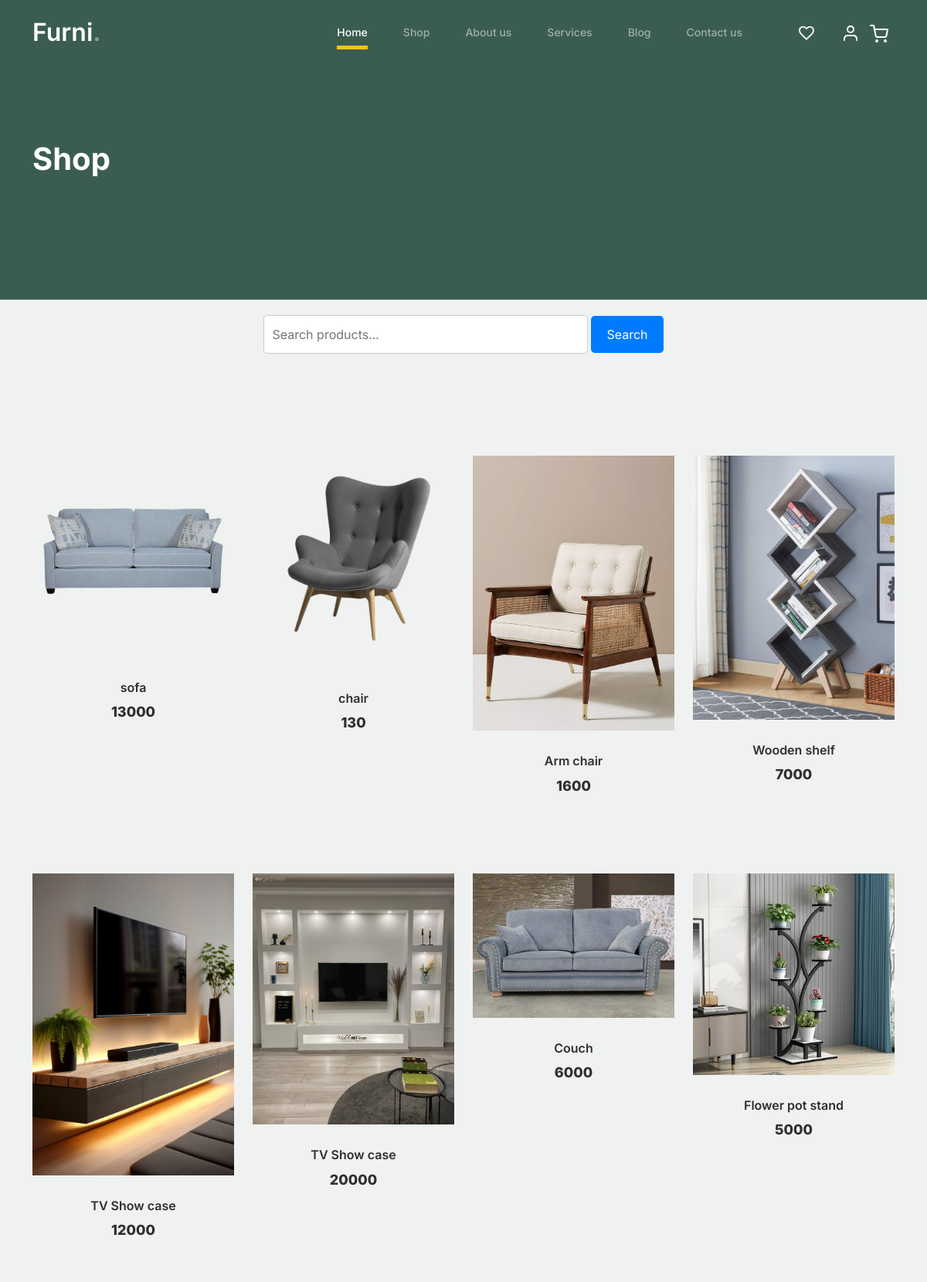
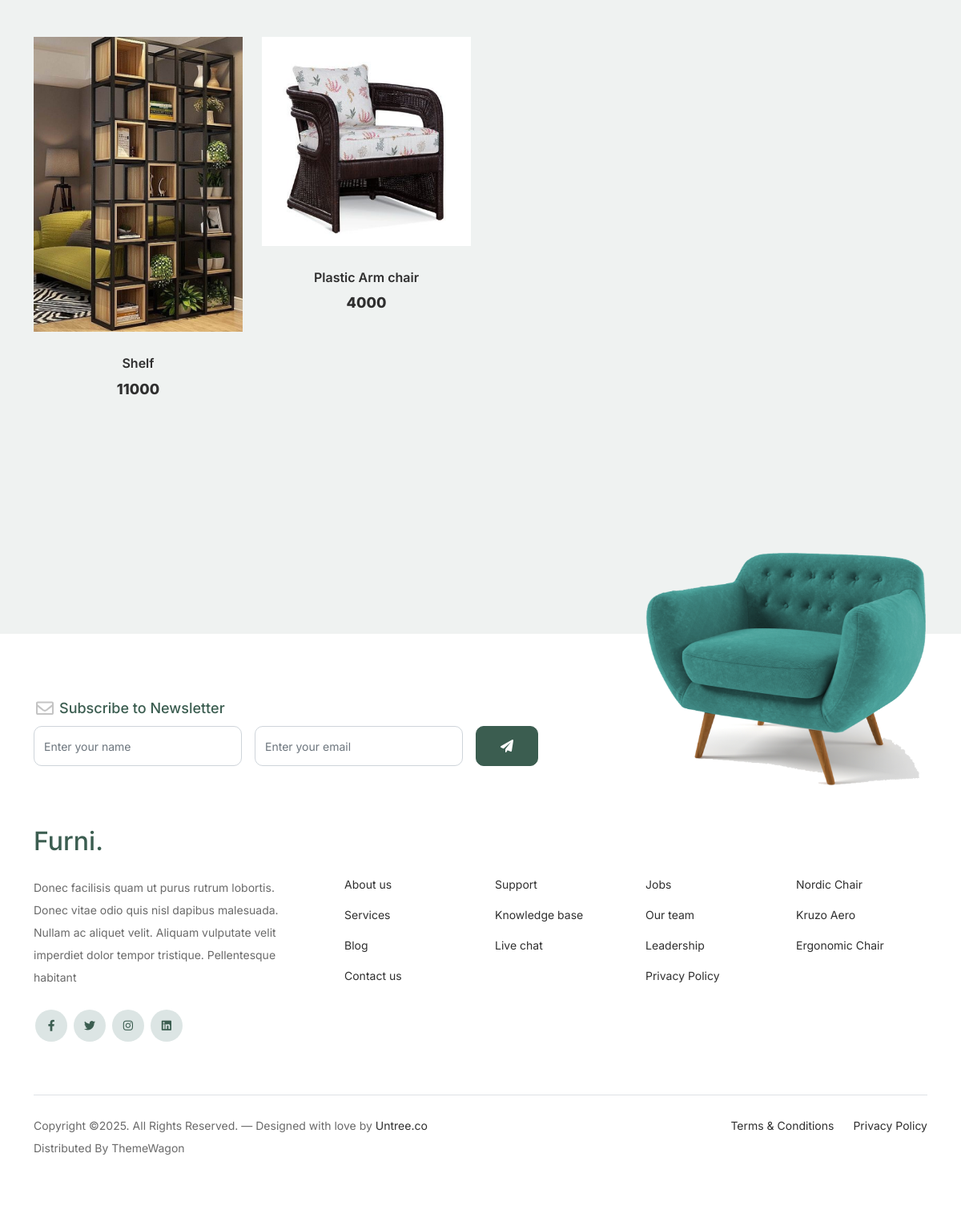
Page /shop on the committed database (2 pictures, top to bottom).
### ekart/models.py (models this page shows, shortened)
class products(models.Model):
    name = models.CharField(max_length=255)
    image = models.ImageField(upload_to='products')
    price = models.IntegerField()
    category = models.CharField(max_length=255)
    desc = models.TextField()
    specification = models.TextField()

### ekart/views.py (the view)
# urls.py: path('shop', views.shop, name='shop'),
def shop(request):
    product_list = products.objects.all()
    return render(request, 'shop.html', {"product": product_list})

### template/shop.html (shortened to what this page needs)
{% extends "base.html" %}
{% load static %}
{% block mainblock %}
		<div class="hero">
			<div class="container">
				<div class="row justify-content-between">
					<div class="col-lg-5">
						<div class="intro-excerpt">
							<h1>Shop</h1>
						</div>
					</div>
					<div class="col-lg-7">
					</div>
				</div>
			</div>
		</div>
		<div style="text-align: center; margin: 20px 0;">
			<form method="POST" action="/search-product" style="display: inline-block; width: 50%;">
				<input type="text" required name="search-bar" id="searchBar" placeholder="Search products..." style="width: 70%; padding: 10px; font-size: 16px; border: 1px solid #ccc; border-radius: 5px;">
				<button type="submit" style="padding: 10px 20px; font-size: 16px; background-color: #007bff; color: white; border: none; border-radius: 5px; cursor: pointer;">Search</button>
			</form>
		</div>
	<div class="untree_co-section product-section before-footer-section">
		<div class="container">
			  <div class="row">
				{% for item in product %}
				<div class="col-12 col-md-4 col-lg-3 mb-5">
					<a class="product-item" href="/product/{{item.id}}">
						<img src="{{item.image.url}}" class="img-fluid product-thumbnail">
						<h3 class="product-title">{{item.name}}</h3>
						<strong class="product-price">{{item.price}}</strong>
					</a>
				</div>
				{% endfor %}
			  </div>
		</div>
	</div>
{% endblock mainblock %}

### static/css/style.css (style rules this page uses)
body { overflow-x: hidden; position: relative; }
body { font-family: "Inter", sans-serif; font-weight: 400; line-height: 28px; color: #6a6a6a; font-size: 14px; background-color: #eff2f1; }
a { text-decoration: none; -webkit-transition: .3s all ease; -o-transition: .3s all ease; transition: .3s all ease; color: #2f2f2f; text-decoration: underline; }
.hero { background: #3b5d50; padding: calc(4rem - 30px) 0 0rem 0; }
@media (min-width: 768px) { .hero { padding: calc(4rem - 30px) 0 4rem 0; } }
@media (min-width: 992px) { .hero { padding: calc(8rem - 30px) 0 8rem 0; } }
.hero .intro-excerpt { position: relative; z-index: 4; }
@media (min-width: 992px) { .hero .intro-excerpt { max-width: 450px; } }
.hero h1 { font-weight: 700; color: #ffffff; margin-bottom: 30px; }
.product-section { padding: 7rem 0; }
.product-section .product-item { text-align: center; text-decoration: none; display: block; position: relative; padding-bottom: 50px; cursor: pointer; }
.product-section .product-item .product-thumbnail { margin-bottom: 30px; position: relative; top: 0; -webkit-transition: .3s all ease; -o-transition: .3s all ease; transition: .3s all ease; }
.product-section .product-item h3 { font-weight: 600; font-size: 16px; }
.product-section .product-item strong { font-weight: 800 !important; font-size: 18px !important; }
.product-section .product-item h3, .product-section .product-item strong { color: #2f2f2f; text-decoration: none; }
.product-section .product-item:before { bottom: 0; left: 0; right: 0; position: absolute; content: ""; background: #dce5e4; height: 0%; z-index: -1; border-radius: 10px; -webkit-transition: .3s all ease; -o-transition: .3s all ease; transition: .3s all ease; }
.before-footer-section { padding: 7rem 0 12rem 0 !important; }
.untree_co-section { padding: 7rem 0; }

### rows in the picture
products: image (picture), name "sofa", price "13000"
products: image (picture), name "chair", price "130"
products: image (picture), name "Arm chair", price "1600"
products: image (picture), name "Wooden shelf", price "7000"
products: image (picture), name "TV Show case", price "12000"
products: image (picture), name "TV Show case", price "20000"
products: image (picture), name "Couch", price "6000"
products: image (picture), name "Flower pot stand", price "5000"
products: image (picture), name "Shelf", price "11000"
products: image (picture), name "Plastic Arm chair", price "4000"
